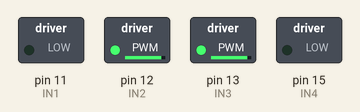
The program below on a simulated Raspberry Pi (header pin numbers). Shown: switched loads named in the program (green lamp = pin HIGH).

Above: at 0.1 s.
Timing chart, 0 to 1.6 s (numbered marks = the images above):
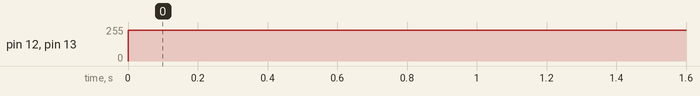

Measured:
- by itself, pin 12 (IN2), pin 13 (IN3): 0/255 → 230/255 at 0.00 s

The program:

motor.py
```python
import RPi.GPIO as GPIO
import time

#设置GPIO模式
GPIO.setmode(GPIO.BOARD)

class CarMove(object):
    def __init__(self):
        IN1 = 11
        IN2 = 12
        IN3 = 13
        IN4 = 15

        GPIO.setup(IN1, GPIO.OUT)  # GPIO input/output definiation
        GPIO.setup(IN2, GPIO.OUT)
        GPIO.setup(IN3, GPIO.OUT)
        GPIO.setup(IN4, GPIO.OUT)

        self.p1 = GPIO.PWM(IN1, 500)  # PWM initialization: 500 Hz
        self.p2 = GPIO.PWM(IN2, 500)
        self.p3 = GPIO.PWM(IN3, 500)
        self.p4 = GPIO.PWM(IN4, 500)

        self.p1.start(0)  # motors start
        self.p2.start(0)
        self.p3.start(0)
        self.p4.start(0)

    def pwmforward(self,speed):
        self.p1.ChangeDutyCycle(0)
        self.p2.ChangeDutyCycle(speed)
        self.p3.ChangeDutyCycle(speed)
        self.p4.ChangeDutyCycle(0)

    def pwmbackward(self,speed):
        self.p1.ChangeDutyCycle(speed)
        self.p2.ChangeDutyCycle(0)
        self.p3.ChangeDutyCycle(0)
        self.p4.ChangeDutyCycle(speed)

    def pwmleft(self,speed):
        self.p1.ChangeDutyCycle(0)
        self.p2.ChangeDutyCycle(0)
        self.p3.ChangeDutyCycle(speed)
        self.p4.ChangeDutyCycle(0)

    def pwmright(self,speed):
        self.p1.ChangeDutyCycle(0)
        self.p2.ChangeDutyCycle(speed)
        self.p3.ChangeDutyCycle(0)
        self.p4.ChangeDutyCycle(0)

    def pwmstop(self):
        self.p1.stop()
        self.p2.stop()
        self.p3.stop()
        self.p4.stop()

if __name__ == '__main__':
    try:
        car = CarMove()
        while(1):
            car.pwmforward(90)

    except KeyboardInterrupt:
        print("Measurement stopped by User")
        car.pwmstop()
        GPIO.cleanup()
```
